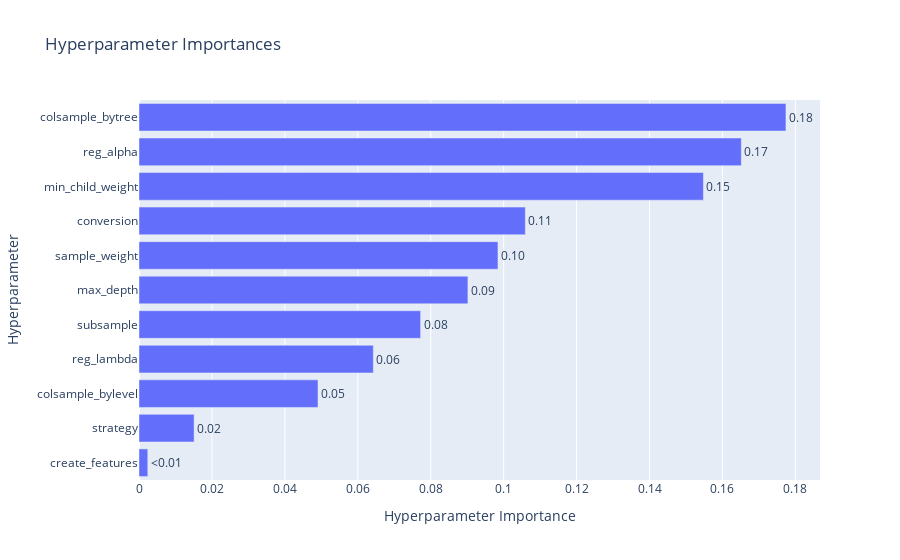

The notebook cell saved with this chart:
### Code cell
optuna.visualization.plot_param_importances(study)

### Figure 1 — Plotly figure (JSON) as saved in the notebook; plotly's stock layout.template omitted (floating-point values rounded to 4 significant figures)
{"data": [{"cliponaxis": false, "hovertemplate": ["create_features (CategoricalDistribution): 0.002409742618957791<extra></extra>", "strategy (CategoricalDistribution): 0.015109040770244575<extra></extra>", "colsample_bylevel (FloatDistribution): 0.04908701239884603<extra></extra>", "reg_lambda (FloatDistribution): 0.06425501901850952<extra></extra>", "subsample (FloatDistribution): 0.07721592925347247<extra></extra>", "max_depth (IntDistribution): 0.09019469240728384<extra></extra>", "sample_weight (CategoricalDistribution): 0.09843445504433995<extra></extra>", "conversion (IntDistribution): 0.10593974219762858<extra></extra>", "min_child_weight (FloatDistribution): 0.15477514169177836<extra></extra>", "reg_alpha (FloatDistribution): 0.16516800188284264<extra></extra>", "colsample_bytree (FloatDistribution): 0.17741122271609638<extra></extra>"], "name": "Objective Value", "orientation": "h", "text": ["<0.01", "0.02", "0.05", "0.06", "0.08", "0.09", "0.10", "0.11", "0.15", "0.17", "0.18"], "textposition": "outside", "type": "bar", "x": [0.00241, 0.01511, 0.04909, 0.06426, 0.07722, 0.09019, 0.09843, 0.1059, 0.1548, 0.1652, 0.1774], "y": ["create_features", "strategy", "colsample_bylevel", "reg_lambda", "subsample", "max_depth", "sample_weight", "conversion", "min_child_weight", "reg_alpha", "colsample_bytree"]}], "layout": {"title": {"text": "Hyperparameter Importances"}, "xaxis": {"title": {"text": "Hyperparameter Importance"}}, "yaxis": {"title": {"text": "Hyperparameter"}}}}
